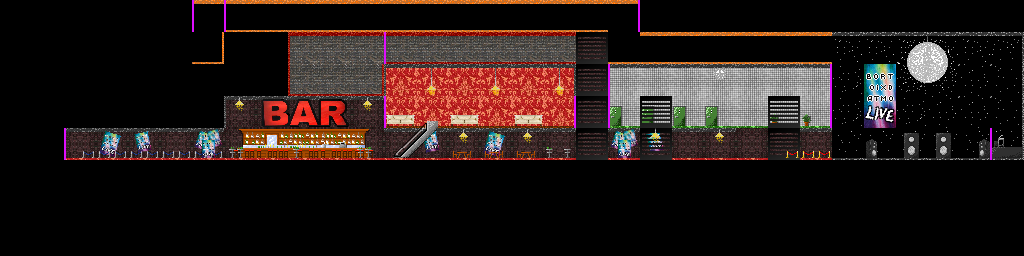

The image is a tile-based game level rendered from a .tmx file. Its description and source (layers, tilesets, objects; grid data summarised) follow:
An orthogonal 32x8 tile map with 32x32 px tiles, 7 tile layers (Background 0, Background 1, Background 2, background 3, ...), 4 tilesets and 101 objects (71x guest, 14x transport, 8x wp, 4x guard, 2x player_without_ticket, ...).

<map version="1.0" orientation="orthogonal" width="32" height="8" tilewidth="32" tileheight="32">
 <tileset firstgid="1" name="test-tiles" tilewidth="32" tileheight="32">
  <image source="test-tiles.png" width="414" height="414" />
 </tileset>
 <tileset firstgid="145" name="collision_tiles" tilewidth="32" tileheight="32">
  <image source="collision_tiles.png" width="128" height="128" />
  <tile id="8">
   <properties>
    <property name="collision" value="left" />
   </properties>
  </tile>
  <tile id="11">
   <properties>
    <property name="collision" value="right" />
   </properties>
  </tile>
 </tileset>
 <tileset firstgid="161" name="foreground" tilewidth="32" tileheight="32">
  <image source="foreground.png" width="256" height="256" />
 </tileset>
 <tileset firstgid="225" name="Backgrounds" tilewidth="32" tileheight="32">
  <image source="Backgrounds.png" width="512" height="512" />
 </tileset>
 <layer name="Background 0" width="32" height="8">
  <properties>
   <property name="type" value="bg" />
  </properties>
  <data>[256 cells, 116 non-empty, 35 distinct tile ids]</data>
 </layer>
 <layer name="Background 1" width="32" height="8">
  <properties>
   <property name="type" value="bg" />
  </properties>
  <data>[256 cells, 26 non-empty, 17 distinct tile ids]</data>
 </layer>
 <layer name="Background 2" width="32" height="8">
  <properties>
   <property name="type" value="bg" />
  </properties>
  <data>[256 cells, 19 non-empty, 13 distinct tile ids]</data>
 </layer>
 <layer name="background 3" width="32" height="8">
  <properties>
   <property name="type" value="bg" />
  </properties>
  <data>[256 cells, 5 non-empty, 3 distinct tile ids]</data>
 </layer>
 <objectgroup name="Player" width="32" height="8" visible="0" opacity="0.9">
  <properties>
   <property name="type" value="entity" />
  </properties>
  <object type="player_ticket" x="151" y="140" width="11" height="12">
   <properties>
    <property name="" value="" />
   </properties>
   <ellipse />
  </object>
  <object type="player_without_ticket" x="107" y="135" width="14" height="14">
   <ellipse />
  </object>
  <object type="player_without_ticket" x="86" y="134" width="14" height="14">
   <ellipse />
  </object>
 </objectgroup>
 <objectgroup name="Guards" width="32" height="8">
  <properties>
   <property name="type" value="entity" />
  </properties>
  <object type="guard" x="722" y="142" width="11" height="12">
   <properties>
    <property name="" value="" />
    <property name="roam" value="toilet_dl;toilet_dr" />
    <property name="roamDelay" value="0.2" />
   </properties>
   <ellipse />
  </object>
  <object type="guard" x="350" y="141" width="14" height="14">
   <properties>
    <property name="roam" value="entry;besides_stairs" />
    <property name="roamDelay" value="2" />
   </properties>
   <ellipse />
  </object>
  <object type="guard" x="636" y="46" width="11" height="12">
   <properties>
    <property name="" value="" />
    <property name="roam" value="ul;ur" />
    <property name="roamDelay" value="0.2" />
   </properties>
   <ellipse />
  </object>
  <object type="guard" x="710" y="110" width="11" height="12">
   <properties>
    <property name="" value="" />
    <property name="roam" value="toilet_ul;toilet_ur" />
    <property name="roamDelay" value="1" />
   </properties>
   <ellipse />
  </object>
 </objectgroup>
 <objectgroup name="Guests" width="32" height="8" visible="0">
  <properties>
   <property name="type" value="entity" />
  </properties>
  <object type="guest" x="851" y="136" width="11" height="12">
   <properties>
    <property name="" value="" />
   </properties>
   <ellipse />
  </object>
  <object type="guest" x="246" y="141" width="14" height="14">
   <ellipse />
  </object>
  <object type="guest" x="274" y="140" width="14" height="14">
   <ellipse />
  </object>
  <object type="guest" x="264" y="142" width="14" height="14">
   <ellipse />
  </object>
  <object type="guest" x="290" y="140" width="14" height="14">
   <ellipse />
  </object>
  <object type="guest" x="308" y="140" width="14" height="14">
   <ellipse />
  </object>
  <object type="guest" x="326" y="140" width="14" height="14">
   <ellipse />
  </object>
  <object type="guest" x="374" y="142" width="14" height="14">
   <ellipse />
  </object>
  <object type="guest" x="449" y="140" width="14" height="14">
   <ellipse />
  </object>
  <object type="guest" x="474" y="140" width="14" height="14">
   <ellipse />
  </object>
  <object type="guest" x="498" y="140" width="14" height="14">
   <ellipse />
  </object>
  <object type="guest" x="528" y="140" width="14" height="14">
   <ellipse />
  </object>
  <object type="guest" x="552" y="139" width="14" height="14">
   <ellipse />
  </object>
  <object type="guest" x="622" y="140" width="14" height="14">
   <ellipse />
  </object>
  <object type="guest" x="667" y="142" width="14" height="14">
   <ellipse />
  </object>
  <object type="guest" x="684" y="140" width="14" height="14">
   <ellipse />
  </object>
  <object type="guest" x="703" y="140" width="14" height="14">
   <ellipse />
  </object>
  <object type="guest" x="720" y="139" width="14" height="14">
   <ellipse />
  </object>
  <object type="guest" x="868" y="134" width="14" height="14">
   <ellipse />
  </object>
  <object type="guest" x="880" y="138" width="14" height="14">
   <ellipse />
  </object>
  <object type="guest" x="837" y="142" width="11" height="12">
   <properties>
    <property name="" value="" />
   </properties>
   <ellipse />
  </object>
  <object type="guest" x="887" y="134" width="14" height="14">
   <ellipse />
  </object>
  <object type="guest" x="865" y="142" width="11" height="12">
   <properties>
    <property name="" value="" />
   </properties>
   <ellipse />
  </object>
  <object type="guest" x="874" y="132" width="22" height="5">
   <properties>
    <property name="" value="" />
   </properties>
   <ellipse />
  </object>
  <object type="guest" x="907" y="141" width="14" height="14">
   <ellipse />
  </object>
  <object type="guest" x="952" y="139" width="14" height="14">
   <ellipse />
  </object>
  <object type="guest" x="913" y="132" width="14" height="14">
   <ellipse />
  </object>
  <object type="guest" x="919" y="130" width="22" height="5">
   <properties>
    <property name="" value="" />
   </properties>
   <ellipse />
  </object>
  <object type="guest" x="910" y="140" width="11" height="12">
   <properties>
    <property name="" value="" />
   </properties>
   <ellipse />
  </object>
  <object type="guest" x="925" y="136" width="14" height="14">
   <ellipse />
  </object>
  <object type="guest" x="932" y="132" width="14" height="14">
   <ellipse />
  </object>
  </objectgroup>
 <objectgroup name="Waypoints" width="32" height="8">
  <properties>
   <property name="type" value="entity" />
  </properties>
  <!-- 23 objects omitted --></objectgroup>
 <objectgroup name="Triggers" width="32" height="8" visible="0">
  <properties>
   <property name="type" value="entity" />
  </properties>
  <!-- 15 objects omitted --></objectgroup>
 <objectgroup name="Passages" width="32" height="8" visible="0">
  <properties>
   <property name="type" value="entity" />
  </properties>
  <!-- 14 objects omitted --></objectgroup>
 <layer name="Foreground 1" width="32" height="8">
  <properties>
   <property name="type" value="fg" />
  </properties>
  <data>[256 cells, 19 non-empty, 9 distinct tile ids]</data>
 </layer>
 <layer name="Foreground 2" width="32" height="8">
  <properties>
   <property name="type" value="fg" />
  </properties>
  <data>[256 cells, 11 non-empty, 5 distinct tile ids]</data>
 </layer>
 <layer name="Collision" width="32" height="8">
  <properties>
   <property name="type" value="collision" />
  </properties>
  <data>[256 cells, 12 non-empty, 2 distinct tile ids]</data>
 </layer>
</map>
<!-- 63 of 101 objects omitted -->
